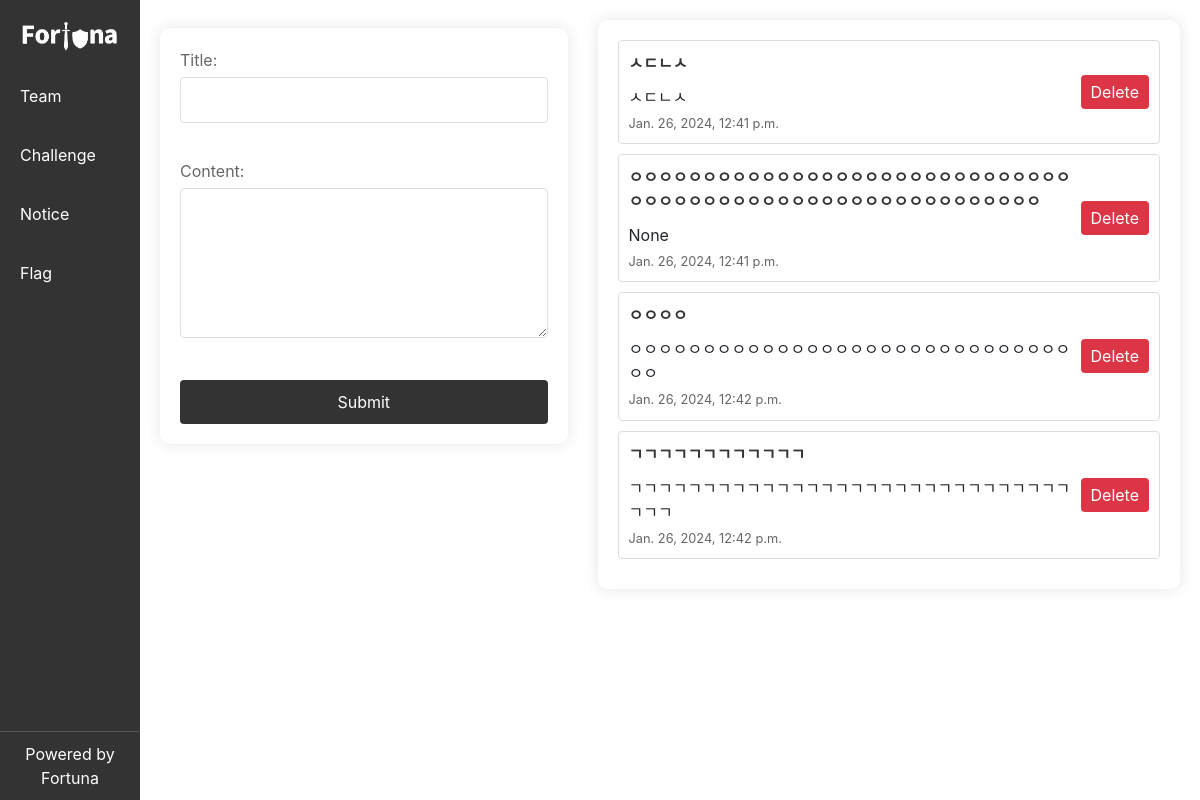
/manage/notice/ (signed in), run on an earlier commit of the app's database.
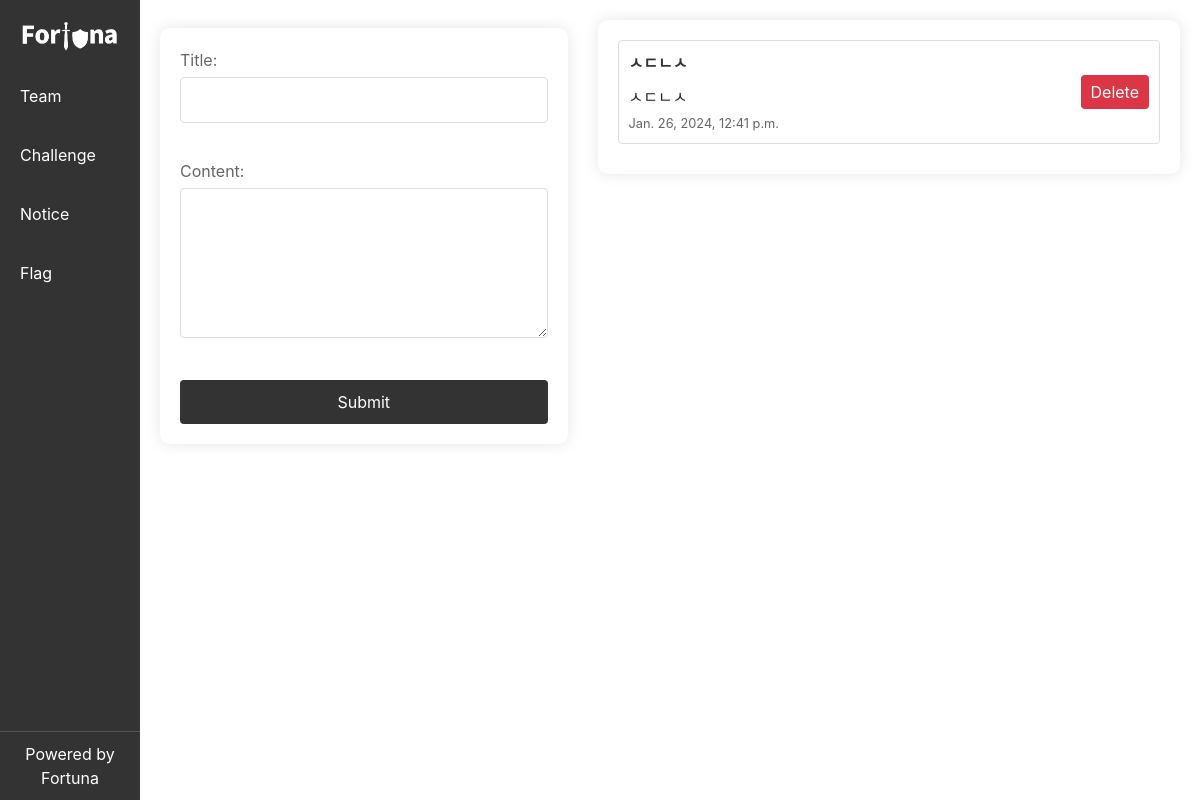
And on a later commit of the database.
### notice/models.py (models this page shows, shortened)
class Notices(models.Model):
    created_at = models.DateTimeField(auto_now_add=True)
    title = models.CharField(max_length=255, null=True, blank=True)
    content = models.CharField(max_length=255, null=True, blank=True)

### notice/views.py (the view)
# urls.py: path('notice/', notice.create_notice_view, name='create_notice'),
@login_required
def create_notice_view(request):
    notices = Notices.objects.all()  # 공지사항 목록 불러오기
    if request.method == 'POST':
        form = NoticeForm(request.POST)
        if form.is_valid():
            form.save()
            return redirect('create_notice')
    else:
        form = NoticeForm()
    return render(request, 'notice/create_notice.html', {'form': form, 'notices': notices})

### notice/forms.py
class NoticeForm(forms.ModelForm):
    class Meta:
        model = Notices
        fields = ['title', 'content']
        widgets = {
            'title': forms.TextInput(attrs={'class': 'input'}),
            'content': forms.Textarea(attrs={'class': 'textarea'}),
        }

### templates/notice/create_notice.html (shortened to what this page needs)
{% extends 'manage/base.html' %}
{% block content %}
<div class="row">
    <div class="col-md-5">
        <form method="post" class="notice-form">
            {{ form.as_p }}
            <button type="submit">Submit</button>
        </form>
    </div>
    <div class="col-md-7">
        <ul class="notices-list">
            {% for notice in notices %}
            <li class="notice-item">
                <div>
                    <div class="notice-title">{{ notice.title }}</div>
                    <div class="notice-content">{{ notice.content }}</div>
                    <div class="notice-date">{{ notice.created_at }}</div>
                </div>
                <div>
                    <form method="post" action="{% url 'delete_notice' notice.id %}">
                        <button type="submit">Delete</button>
                    </form>
                </div>
            </li>
            {% endfor %}
        </ul>
    </div>
</div>
{% endblock %}

What changed in the data, as far as the page shows it:
removed Notices: title "ㅇㅇㅇㅇㅇㅇㅇㅇㅇㅇㅇㅇㅇㅇㅇㅇㅇㅇㅇㅇㅇㅇㅇㅇㅇㅇㅇㅇㅇㅇㅇㅇㅇㅇㅇㅇㅇㅇㅇㅇㅇㅇㅇㅇㅇㅇㅇㅇㅇㅇㅇㅇㅇㅇㅇㅇㅇㅇ", content "None", created_at "Jan. 26, 2024, 12:41 p.m."
removed Notices: title "ㅇㅇㅇㅇ", content "ㅇㅇㅇㅇㅇㅇㅇㅇㅇㅇㅇㅇㅇㅇㅇㅇㅇㅇㅇㅇㅇㅇㅇㅇㅇㅇㅇㅇㅇㅇㅇㅇ", created_at "Jan. 26, 2024, 12:42 p.m."
removed Notices: title "ㄱㄱㄱㄱㄱㄱㄱㄱㄱㄱㄱㄱ", content "ㄱㄱㄱㄱㄱㄱㄱㄱㄱㄱㄱㄱㄱㄱㄱㄱㄱㄱㄱㄱㄱㄱㄱㄱㄱㄱㄱㄱㄱㄱㄱㄱㄱ", created_at "Jan. 26, 2024, 12:42 p.m."
